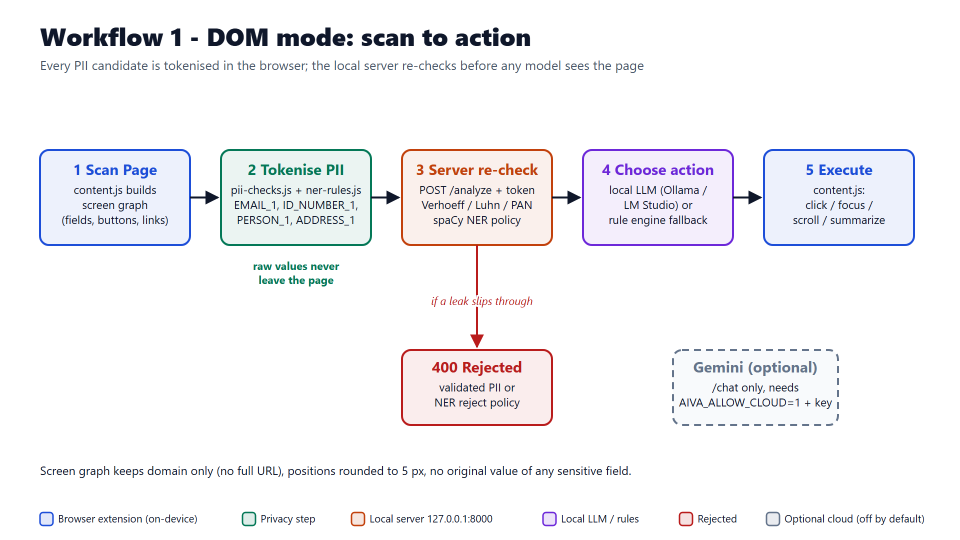
#> input picture deck-assets/01-workflow-dom.png, 1920 x 1080 px (shown at 1/2 size); its folder holds only this picture in this run
$ python -i pipeline.py   (imports and definitions only)
#> lines starting #> are read from the running program, lines starting #| are printed output that depends on the picture
"""Visual perception pipeline: masked screenshot -> visual UI elements.

Steps (all on the local CPU, nothing leaves the machine):
  1. decode + (re)downscale the already-masked JPEG to <= 1280 px
  2. OCR text lines (RapidOCR / ONNX)          -> text boxes
  3. OpenCV rectangle detection                 -> control candidates
  4. server-side PII re-check on every OCR string (mask, never return raw)
  5. fuse OCR + CV (+ the sanitized DOM boxes, when the extension sends them)
     into {id, text, bbox, type_guess, confidence}, and write a short summary
The image itself is never written to disk or returned.
"""

import base64
import re
import time
from typing import Any, Dict, List, Optional

import cv2
import numpy as np

from .detect import detect_rects, iou, text_ink_is_blue
from .ocr import ocr_status, run_ocr
from .pii import mask_pii_text, sanitize_names

MAX_SIDE = 1280
MAX_IMAGE_BYTES = 8 * 1024 * 1024
MAX_ELEMENTS = 150

BUTTON_WORDS = re.compile(
    r"\b(submit|continue|next|log ?in|sign ?in|sign ?up|register|pay|proceed|apply|search|send|save|"
    r"confirm|place order|buy|add to cart|checkout|ok|cancel|reset|back|go|upload|verify|get otp)\b",
    re.IGNORECASE,
)


class PerceptionError(ValueError):
    pass


def decode_image(image_b64: str) -> np.ndarray:
    if not image_b64:
        raise PerceptionError("image is required")
    if image_b64.startswith("data:"):
        image_b64 = image_b64.split(",", 1)[-1]
    try:
        raw = base64.b64decode(image_b64, validate=False)
    except Exception as exc:
        raise PerceptionError(f"image is not valid base64: {exc}") from exc
    if len(raw) > MAX_IMAGE_BYTES:
        raise PerceptionError("image too large (max 8 MB)")
    img = cv2.imdecode(np.frombuffer(raw, np.uint8), cv2.IMREAD_COLOR)
    if img is None:
        raise PerceptionError("could not decode image (send PNG or JPEG)")
    return img


# [6 lines left out: function downscale, not called in this run]


def _center_inside(inner: List[int], outer: List[int]) -> bool:
    cx, cy = inner[0] + inner[2] / 2, inner[1] + inner[3] / 2
    return outer[0] <= cx <= outer[0] + outer[2] and outer[1] <= cy <= outer[1] + outer[3]


# [161 lines left out: functions _classify_rect, _nearest_label, _fuse, summarize, not called in this run]


def perceive(
    image_b64: str,
    dom_elements: Optional[List[Dict[str, Any]]] = None,
    viewport: Optional[Dict[str, Any]] = None,
) -> Dict[str, Any]:
    t0 = time.perf_counter()
    img = downscale(decode_image(image_b64))
    H, W = img.shape[:2]
    t_decode = time.perf_counter()

    scale_css = None
    if viewport and viewport.get("width"):
        try:
            scale_css = W / float(viewport["width"])
        except (TypeError, ValueError, ZeroDivisionError):
            scale_css = None

    ocr_boxes = run_ocr(img)
    t_ocr = time.perf_counter()

    pii_found: Dict[str, int] = {}
    for box in ocr_boxes:
        masked, types = mask_pii_text(box["text"])
        box["text"] = masked
        for t in types:
            pii_found[t] = pii_found.get(t, 0) + 1

    # Names/addresses in OCR text (regex can't see "Priya Sharma"): tokenise
    # or mask per AIVA_NER_POLICY before labels, summary or any model see it.
    clean_texts, ner_found = sanitize_names([box["text"] for box in ocr_boxes])
    for box, text in zip(ocr_boxes, clean_texts):
        box["text"] = text

    rects = detect_rects(img)
    t_cv = time.perf_counter()

    elements = _fuse(img, ocr_boxes, rects, dom_elements or [], scale_css)
    summary = summarize(elements)
    t_end = time.perf_counter()

    ms = lambda a, b: int(round((b - a) * 1000))  # noqa: E731
    return {
        "elements": elements,
        "summary": summary,
        "imageSize": {"width": W, "height": H},
        "scaleCss": round(scale_css, 4) if scale_css else None,
        "piiMaskedServerSide": pii_found,
        "nerMaskedServerSide": ner_found,
        "timingsMs": {
            "decode": ms(t0, t_decode),
            "ocr": ms(t_decode, t_ocr),
            "cv": ms(t_ocr, t_cv),
            "fuse": ms(t_cv, t_end),
            "total": ms(t0, t_end),
        },
        "ocr": ocr_status(),
    }

>>> import cv2
>>> picture = cv2.imread('../../deck-assets/01-workflow-dom.png', cv2.IMREAD_GRAYSCALE)
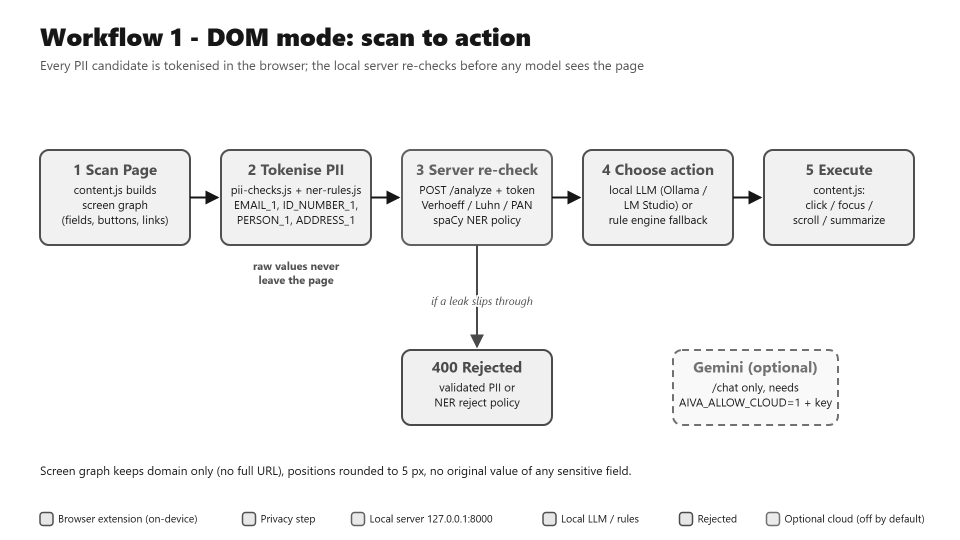
#> picture: shape (1080, 1920) (shown at 1/2 size); min 21, max 255, mean 244.2
#> (the run stopped early here; a loop or call above may not have finished)

$ run again, on deck-assets/02-workflow-vision.png
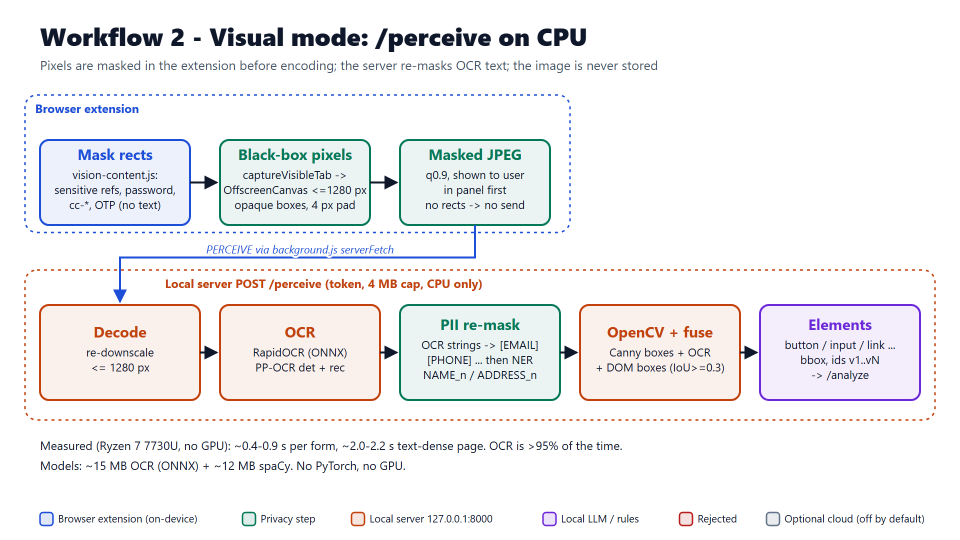
#> input picture deck-assets/02-workflow-vision.png, 1920 x 1080 px (shown at 1/2 size)
#> `picture = cv2.imread('../../deck-assets/01-workflow-dom.png', cv2.IMRE..`:
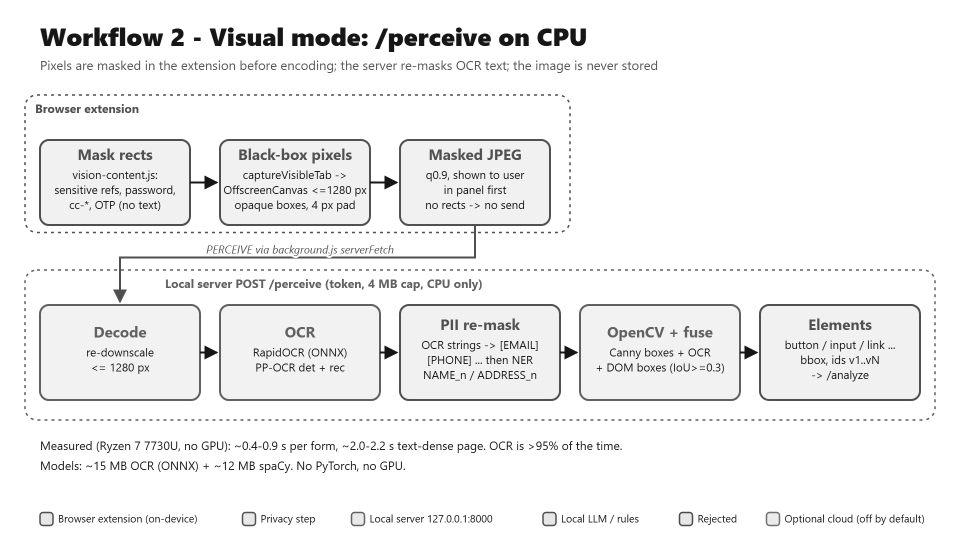
#> picture: shape (1080, 1920) (shown at 1/2 size); min 21, max 255, mean 241.2

$ run again, on deck-assets/03-workflow-rejection.png
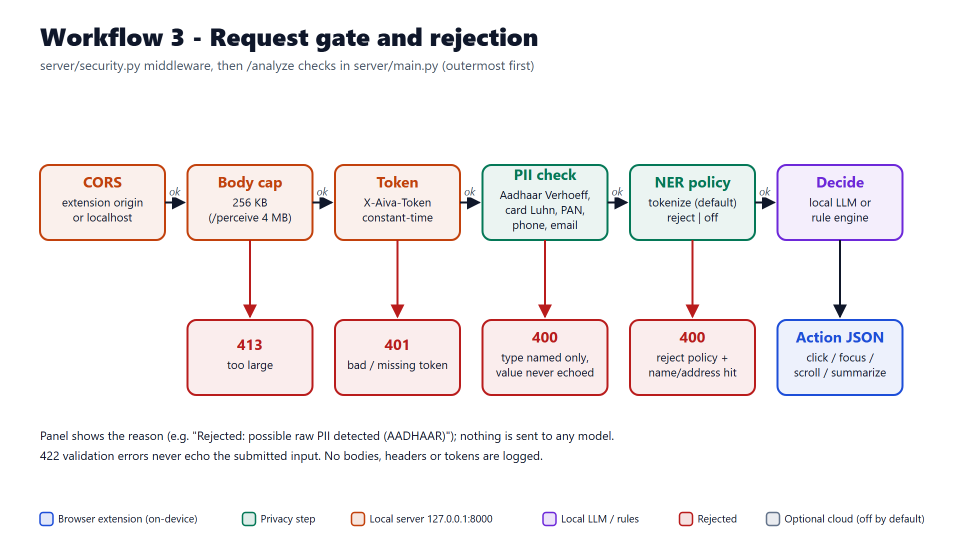
#> input picture deck-assets/03-workflow-rejection.png, 1920 x 1080 px (shown at 1/2 size)
#> `picture = cv2.imread('../../deck-assets/01-workflow-dom.png', cv2.IMRE..`:
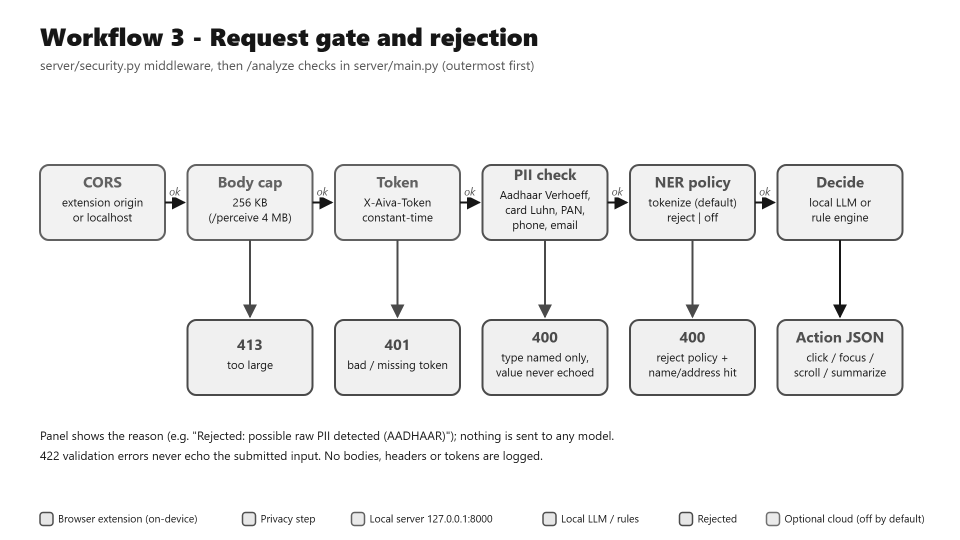
#> picture: shape (1080, 1920) (shown at 1/2 size); min 21, max 255, mean 242.8
